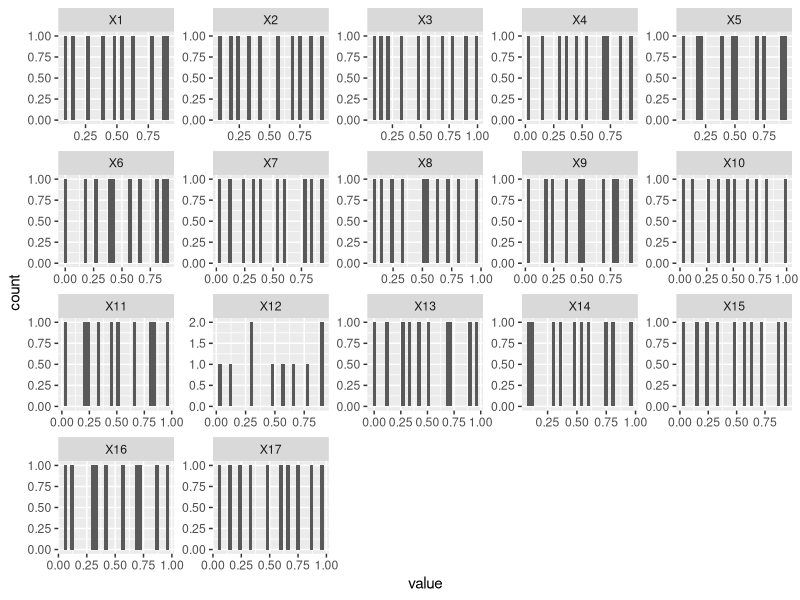
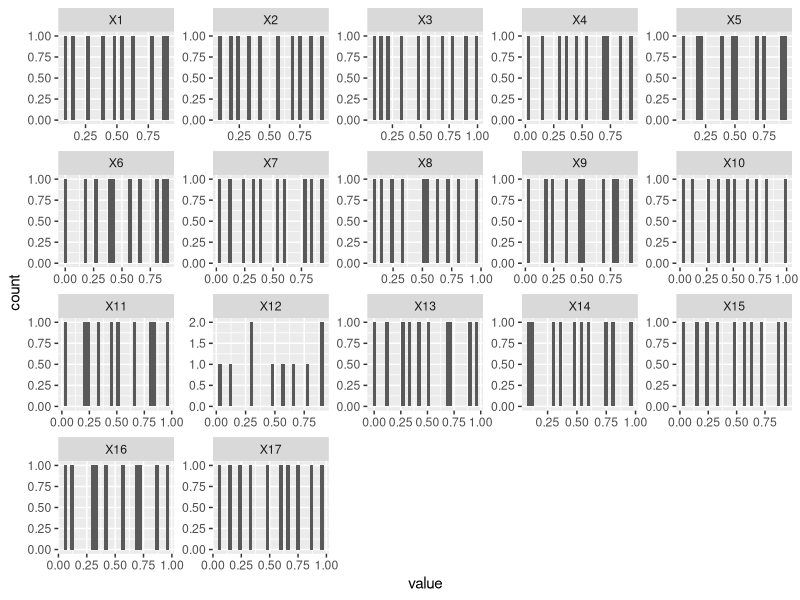

Source code (R) for these figures, in order:
#Lets load the lhs library
library(lhs)
library(ggplot2)
library(reshape)

#We will use the optimum lhs algorithm
#see http://rss.acs.unt.edu/Rdoc/library/lhs/html/optimumLHS.html

#Model design parameters
numberOfExperiments = 10	# How many experiments can we afford ?
numberOfParameters = 17

#Algorithm settings
maxSweeps=20	 		# The maximum number of times the algorithm may iterate ?
eps=.1				# The optimal stopping criterion

#we need to put the matrix in a data frame, so it gets headers etc, so we can work with it.
lhs=data.frame(optimumLHS(numberOfExperiments, numberOfParameters, maxSweeps, eps))

#make a histogram of each variable.
#We will do this to visualy inspect the uniformity of the data.

#We need to put the data in a two columns [ variable, value], or [X1, 0.223], so that we can plot it.
lhsMelt = melt(lhs)

#We will use 30 bins for each histogram
simpleHistogram = ggplot(data=lhsMelt, aes(x=value)) + geom_histogram(binwidth = 0.03) + facet_wrap(~ variable, scales="free") 
print(simpleHistogram)
ggsave(simpleHistogram, file="ExperimentDistributionHistogram.png") 



#Now we must scale the sample values so that we get paramter values out.
#LSH gives you numbers from [0 1]
#There are a few ways to do this.
#
# The seven parameters that need to be taken into account for experiment 1:
# 1. The belief tree aims (3 profiles) - 1 of 3
# 2. The affiliation weight 1 - from 0.7 to 0.8
# 3. The affiliation weight 2 - from 0.8 to 0.9
# 4. The affiliation weight 3 - from 0.9 to 1.0
# 5. The affiliation distribution 1 - from 25 to 50
# 6. The affiliation distribution 2 - from 25 to 50
# 7. The electorate influence on policymakers - from 0.001 to 0.010
# 8. The resource potency parameter - from 1 to 10
# 9. The resource weight action - from 0.05 to 0.20
# 10. The trust decay coefficient - from 0.01-0.10
# 11. The conflict level coefficient 1 - from 0.7 to 0.8
# 12. The conflict level coefficient 2 - from 0.8 to 0.9
# 13. The conflict level coefficient 3 - from 0.9 to 1.0
# 14. The team gap in belief - from 0.6 to 1.0
# 15. The team gap in closeness of problem - fom 0.2 to 0.7
# 16. The team gap in closeness of policy - from 0.2 to 0.7
# 17. The ACF threshold - from 0.15 to 0.55

# 1. The belief tree aims
#partitions1=3
# we count backwards to avoid overwriting the values we already set to 1.
#for (i in partitions1:0) {
#  lhs$X1[which(lhs$X1 > (i-1)/partitions1 & lhs$X1 <= i/partitions1)] = i
#}
lhs$X1 = 1

# 2. The affiliation weight 1
lhs$X2 = 0.7

# 3. The affiliation weight 2
lhs$X3 = 0.8

# 4. The affiliation weight 3
lhs$X4 = 0.9

# 5. The affiliation distribution 1
lhs$X5 = 33
#lhs$X5 = 1+lhs$X5*49

# 6. The affiliation distribution 2
lhs$X6 = 0

# 7. The elecorate influence on policymakers
#lhs$X7 = 0.001+lhs$X7*0.009
lhs$X7 = 0.001

# 8. The resource potency parameter
#lhs$X8 = 1+lhs$X8*9
lhs$X8 = 1

# 9. The resource weight action
#lhs$X9 = 0.05+lhs$X9*0.15
lhs$X9 = 0.1

# 10. The trust decay coefficient - from 0.01-0.10
#lhs$X10 = 0.01+lhs$X10*0.09
lhs$X10 = 0.05

# 11. The conflict level coefficient 1 - from 0.7 to 0.8
#lhs$X11 = 0.7+lhs$X11*0.1
lhs$X11 = 0.7

# 12. The conflict level coefficient 2 - from 0.8 to 0.9
lhs$X12 = 0.8
#
# 13. The conflict level coefficient 3 - from 0.9 to 1.0
#lhs$X13 = 0.9+lhs$X13*0.1
lhs$X13 = 0.9

# 14. The team gap in belief - from 0.6 to 1.0
lhs$X14 = 0.6+lhs$X14*0.4
#lhs$X14 = 0.8

# 15. The team gap in closeness of problem - fom 0.2 to 0.7
#lhs$X15 = 0.2+lhs$X15*0.5
lhs$X15 = 0.5

# 16. The team gap in closeness of policy - from 0.2 to 0.7
#lhs$X16 = 0.2+lhs$X16*0.5
lhs$X16 = 0.5

# 17. The ACF threshold - from 0.15 to 0.55
#lhs$X17 = 0.15+lhs$X17*0.4
lhs$X17 = 0.35

#1. our parameter value goes from [0  X]
#2. we have a base value and add a arange to it [x+0 x+y]
#3. a parameter is a boolean
#4. a parameter is a switch 1,2,3

#X1 whould be sweeped from [0 250]
#lhs$X1=lhs$X1*250

#X2 is swept from [300 350]
#lhs$X2=300+lhs$X2*50

#X3 is a boolean. If the sample value is below 0.5 is is TRUE, otherwise it is FALSE
#We ave to set the >= 0.5 first, otehrwise everything gets set to false.
#lhs$X3[which(lhs$X3 >= 0.5)] = "false"
#lhs$X3[which(lhs$X3 < 0.5)] = "true"

#x4 is a switch variable, having n possible values, 1,2,3...n We partition the [0 1] space into n parts, and test whether the value fall in, and assign a value to it.
#partitions=5

# we count backwards to avoid overwriting the values we already set to 1.
#for (i in partitions:1) {
#lhs$X4[which(lhs$X4 > (i-1)/partitions & lhs$X4 <= i/partitions)] = i
#}



#Now, lets save the data to a space separated file, no row or column names. 
#Note that we ARE NOT using CSV, as NetLogos file-read function expects space separated values
#You have to be careful when you read the experiment into NetLogo, to get the same order of parameters right.
write.table(lhs,file="Experiments_LHS_9.data",sep=",",row.names = FALSE,col.names = FALSE,quote = FALSE)

#This data file can be read into NetLogo and parameter values set up. See LhsExperiment.nlogo for a exampel how to do this.
